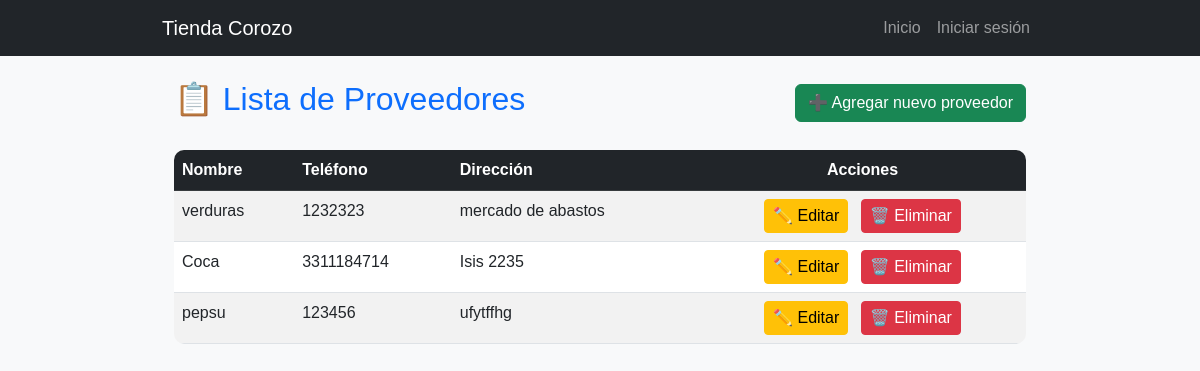
Page /proveedores/ on the earlier database version.
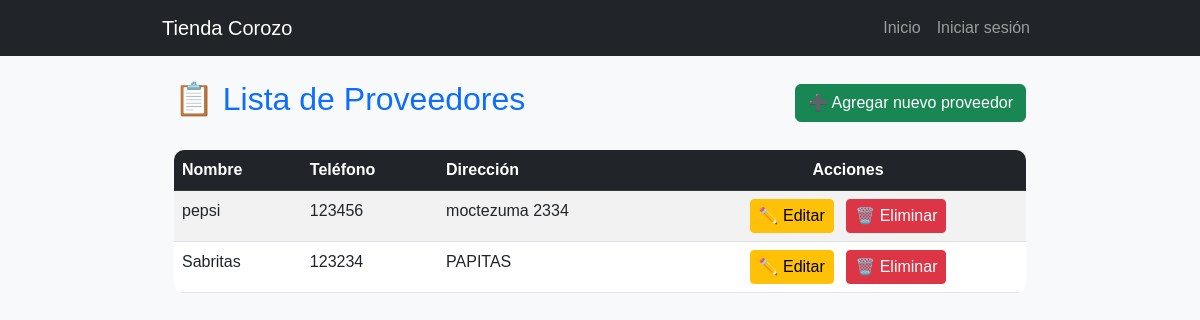
Same page on the later database version.
### tasks/models.py (models this page shows, shortened)
class Proveedor(models.Model):
    nombre = models.CharField(max_length=100)
    telefono = models.CharField(max_length=15, blank=True, null=True)
    direccion = models.TextField(blank=True, null=True)

### tasks/views.py (the view)
# urls.py: path('proveedores/', views.lista_proveedores, name='lista_proveedores'),
def lista_proveedores(request):
    proveedores = Proveedor.objects.all()
    return render(request, 'lista_proveedores.html', {'proveedores': proveedores})

### tasks/context_processors.py (called while the page is built)
def rol_usuario(request):
    if request.user.is_authenticated:
        try:
            return {'user_rol': request.user.usuario.rol.nombre_rol}
        except:
            return {'user_rol': None}
    return {'user_rol': None}

### tasks/templates/lista_proveedores.html (shortened to what this page needs)
{% extends 'base.html' %}
{% load static %}
{% block content %}
<link rel="stylesheet" href="{% static 'tasks/css/eliminar.css' %}">
<div class="container mt-4">
    <div class="d-flex justify-content-between align-items-center mb-4">
        <h2 class="text-primary">📋 Lista de Proveedores</h2>
        <a href="{% url 'crear_proveedor' %}" class="btn btn-success">➕ Agregar nuevo proveedor</a>
    </div>
    <table class="table table-striped table-hover">
        <thead class="table-dark">
            <tr>
                <th>Nombre</th>
                <th>Teléfono</th>
                <th>Dirección</th>
                <th class="text-center">Acciones</th>
            </tr>
        </thead>
        <tbody>
            {% for proveedor in proveedores %}
                <tr>
                    <td>{{ proveedor.nombre }}</td>
                    <td>{{ proveedor.telefono }}</td>
                    <td>{{ proveedor.direccion }}</td>
                    <td class="text-center">
                        <a href="{% url 'editar_proveedor' proveedor.id %}" class="btn btn-warning btn-sm me-2">✏️ Editar</a>
                        <a href="{% url 'eliminar_proveedor' proveedor.id %}" class="btn btn-danger btn-sm confirmar-eliminar">🗑️ Eliminar</a>
                    </td>
                </tr>
            {% empty %}
                <tr>
                    <td colspan="4" class="text-center">No hay proveedores registrados.</td>
                </tr>
            {% endfor %}
        </tbody>
    </table>
</div>
{% endblock %}

### proyecto/tasks/templates/base.html (shortened to what this page needs)
{% load static %}
<!DOCTYPE html>
<html lang="es">
<head>
    <link href="https://cdn.jsdelivr.net/npm/bootstrap@5.3.0/dist/css/bootstrap.min.css" rel="stylesheet">
    <link rel="stylesheet" href="{% static 'css/base.css' %}">
</head>
<body>
    <nav class="navbar navbar-expand-lg navbar-dark bg-dark">
        <div class="container">
            <a class="navbar-brand" href="{% url 'home' %}">Tienda Corozo</a>
            <div class="collapse navbar-collapse" id="navbarNav">
                <ul class="navbar-nav ms-auto">
                    <li class="nav-item">
                        <a class="nav-link" href="{% url 'home' %}">Inicio</a>
                    </li>
                    {% if user.is_authenticated %}
                        {% if user_rol == "Administrador" %}
                            <li class="nav-item">
                                <a class="nav-link" href="{% url 'admin_dashboard' %}">Panel Admin</a>
                            </li>
                            <li class="nav-item">
                                <a class="nav-link" href="{% url 'cajero_dashboard' %}">Panel Cajero</a>
                            </li>
                        {% elif user_rol == "Cajero" or user_rol == "Gerente" %}
                            <li class="nav-item">
                                <a class="nav-link" href="{% url 'cajero_dashboard' %}">Panel Cajero</a>
                            </li>
                        {% elif user_rol == "Ventas" %}
                            <li class="nav-item">
                                <a class="nav-link" href="#">Panel Ventas</a>
                            </li>
                        {% endif %}
                        <li class="nav-item">
                            <a class="nav-link" href="{% url 'logout' %}">Cerrar sesión</a>
                        </li>
                    {% else %}
                        <li class="nav-item">
                            <a class="nav-link" href="{% url 'login' %}">Iniciar sesión</a>
                        </li>
                    {% endif %}
                </ul>
            </div>
        </div>
    </nav>
    <div class="container mt-4">
        {% block content %}{% endblock %}
    </div>
</body>
</html>

### proyecto/tasks/static/css/base.css (style rules this page uses)
body { font-family: Arial, sans-serif; background-color: #f8f9fa; }
.container { max-width: 900px; margin: auto; }
.table { border-radius: 10px; overflow: hidden; }
.btn { font-size: 16px; }

### tasks/static/tasks/css/eliminar.css (style rules this page uses)
.btn { min-width: 120px; }
.btn-sm { min-width: 80px; }
.confirmar-eliminar { transition: background-color 0.3s; }

Differences in the rows shown:
removed Proveedor: nombre "verduras", telefono "1232323", direccion "mercado de abastos"
removed Proveedor: nombre "Coca", telefono "3311184714", direccion "Isis 2235"
changed Proveedor: nombre "pepsu" → "pepsi"; direccion "ufytffhg" → "moctezuma 2334"
added Proveedor: nombre "Sabritas", telefono "123234", direccion "PAPITAS"
